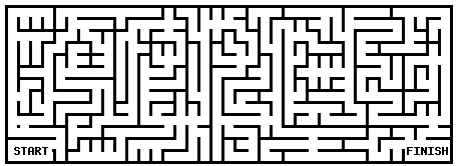
#> input picture mazelevel.png, 458 x 166 px
$ python BFS_DFS.py
#> lines starting #> are read from the running program, lines starting #| are printed output that depends on the picture; after the words box and inside, x2 and y2 are one past the last pixel; in counts of white or black regions, pixels touching at a corner belong together
import cv2
import numpy as np
import threading

######
#THIS PROGRAM CONTAINS BOTH DFS AND BFS
#TO USE DFS JUST COMMENT BFS AND VICEVERSA AT THE END OF PROGRAM


#CREATED A CLASS POINT AND USED OPERATOR OVERLOADING
class Point(object):

    def __init__(self, x=0, y=0):
        self.x = x
        self.y = y

    def __add__(self, other):
        return Point(self.x + other.x, self.y + other.y)

    def __eq__(self, other):
        return self.x == other.x and self.y == other.y


#initialize the variables
p = 0
c=0
start = Point()
end = Point()
dir4 = [Point(1,0 ), Point(0, 1), Point(0,-1), Point(-1, 0)]

#BFS:TO USE BFS COMMENT DFS AT THE END OF PROGRAM
# [98 lines left out: functions BFS, DFS, mouse_event, not called in this run]


def disp():
    global img
    cv2.imshow("Image", img)
    cv2.setMouseCallback('Image', mouse_event)
    while True:
        cv2.imshow("Image", img)
        cv2.waitKey(1)


img = cv2.imread("mazelevel.png", cv2.IMREAD_GRAYSCALE)
#> img is the input picture: shape (166, 458); min 0, max 255, mean 190.4
_, img = cv2.threshold(img, 120, 255, cv2.THRESH_BINARY)
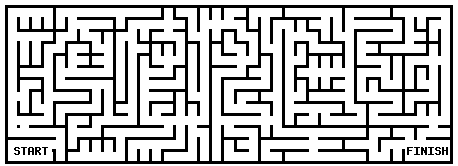
#> img: shape (166, 458); 74.7% white; 13 black regions (1 under 20 px), largest, box (x1, y1, x2, y2) and area: (5, 5, 453, 164) 18927, (421, 147, 427, 155) 38, (28, 147, 34, 155) 34
img = cv2.cvtColor(img, cv2.COLOR_GRAY2BGR)
h, w = img.shape[:2]
#> h = 166; w = 458
print("Select start and end points : ")
t = threading.Thread(target=disp, args=())
t.start()
#> (the run stopped early here; a loop or call above may not have finished)
